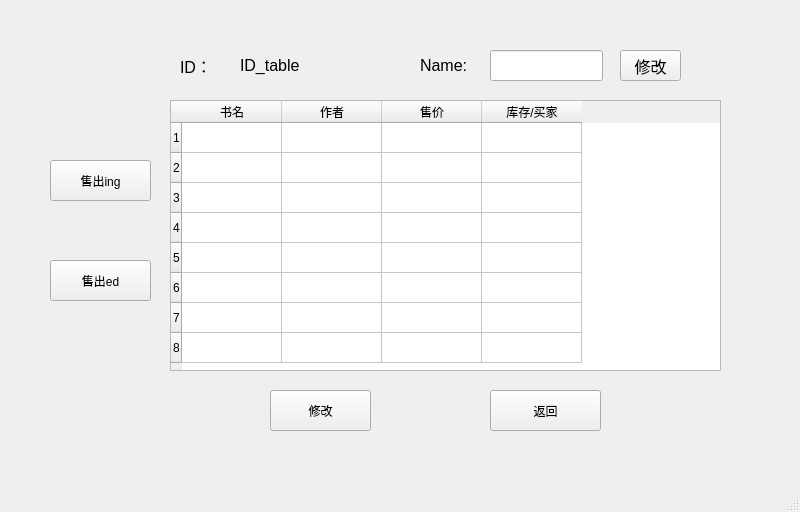
<?xml version="1.0" encoding="UTF-8"?>
<ui version="4.0">
 <class>MainWindow</class>
 <widget class="QMainWindow" name="MainWindow">
  <property name="geometry">
   <rect>
    <x>0</x>
    <y>0</y>
    <width>800</width>
    <height>512</height>
   </rect>
  </property>
  <property name="windowTitle">
   <string>商家界面</string>
  </property>
  <widget class="QWidget" name="centralwidget">
   <widget class="QLabel" name="label_ID">
    <property name="geometry">
     <rect>
      <x>180</x>
      <y>50</y>
      <width>31</width>
      <height>31</height>
     </rect>
    </property>
    <property name="font">
     <font>
      <pointsize>12</pointsize>
     </font>
    </property>
    <property name="text">
     <string>ID：</string>
    </property>
   </widget>
   <widget class="QLabel" name="label_Name">
    <property name="geometry">
     <rect>
      <x>420</x>
      <y>50</y>
      <width>51</width>
      <height>31</height>
     </rect>
    </property>
    <property name="font">
     <font>
      <pointsize>12</pointsize>
     </font>
    </property>
    <property name="text">
     <string>Name:</string>
    </property>
   </widget>
   <widget class="QLabel" name="label_IDinTable">
    <property name="geometry">
     <rect>
      <x>240</x>
      <y>50</y>
      <width>81</width>
      <height>31</height>
     </rect>
    </property>
    <property name="font">
     <font>
      <pointsize>12</pointsize>
     </font>
    </property>
    <property name="text">
     <string>ID_table</string>
    </property>
   </widget>
   <widget class="QLineEdit" name="lineEdit_Name">
    <property name="geometry">
     <rect>
      <x>490</x>
      <y>50</y>
      <width>113</width>
      <height>31</height>
     </rect>
    </property>
    <property name="text">
     <string/>
    </property>
   </widget>
   <widget class="QPushButton" name="btn_modifyName">
    <property name="geometry">
     <rect>
      <x>620</x>
      <y>50</y>
      <width>61</width>
      <height>31</height>
     </rect>
    </property>
    <property name="font">
     <font>
      <pointsize>12</pointsize>
     </font>
    </property>
    <property name="text">
     <string>修改</string>
    </property>
   </widget>
   <widget class="QTableWidget" name="tableWidget">
    <property name="geometry">
     <rect>
      <x>170</x>
      <y>100</y>
      <width>551</width>
      <height>271</height>
     </rect>
    </property>
    <row>
     <property name="text">
      <string>1</string>
     </property>
    </row>
    <row>
     <property name="text">
      <string>2</string>
     </property>
    </row>
    <row>
     <property name="text">
      <string>3</string>
     </property>
    </row>
    <row>
     <property name="text">
      <string>4</string>
     </property>
    </row>
    <row>
     <property name="text">
      <string>5</string>
     </property>
    </row>
    <row>
     <property name="text">
      <string>6</string>
     </property>
    </row>
    <row>
     <property name="text">
      <string>7</string>
     </property>
    </row>
    <row>
     <property name="text">
      <string>8</string>
     </property>
    </row>
    <column>
     <property name="text">
      <string>书名</string>
     </property>
    </column>
    <column>
     <property name="text">
      <string>作者</string>
     </property>
    </column>
    <column>
     <property name="text">
      <string>售价</string>
     </property>
    </column>
    <column>
     <property name="text">
      <string>库存/买家</string>
     </property>
    </column>
   </widget>
   <widget class="QPushButton" name="btn_selling">
    <property name="geometry">
     <rect>
      <x>50</x>
      <y>160</y>
      <width>101</width>
      <height>41</height>
     </rect>
    </property>
    <property name="text">
     <string>售出ing</string>
    </property>
   </widget>
   <widget class="QPushButton" name="btn_selled">
    <property name="geometry">
     <rect>
      <x>50</x>
      <y>260</y>
      <width>101</width>
      <height>41</height>
     </rect>
    </property>
    <property name="text">
     <string>售出ed</string>
    </property>
   </widget>
   <widget class="QPushButton" name="btn_modifyData">
    <property name="geometry">
     <rect>
      <x>270</x>
      <y>390</y>
      <width>101</width>
      <height>41</height>
     </rect>
    </property>
    <property name="text">
     <string>修改</string>
    </property>
   </widget>
   <widget class="QPushButton" name="btn_back">
    <property name="geometry">
     <rect>
      <x>490</x>
      <y>390</y>
      <width>111</width>
      <height>41</height>
     </rect>
    </property>
    <property name="text">
     <string>返回</string>
    </property>
   </widget>
  </widget>
  <widget class="QMenuBar" name="menubar">
   <property name="geometry">
    <rect>
     <x>0</x>
     <y>0</y>
     <width>800</width>
     <height>26</height>
    </rect>
   </property>
  </widget>
  <widget class="QStatusBar" name="statusbar"/>
 </widget>
 <resources/>
 <connections/>
</ui>
